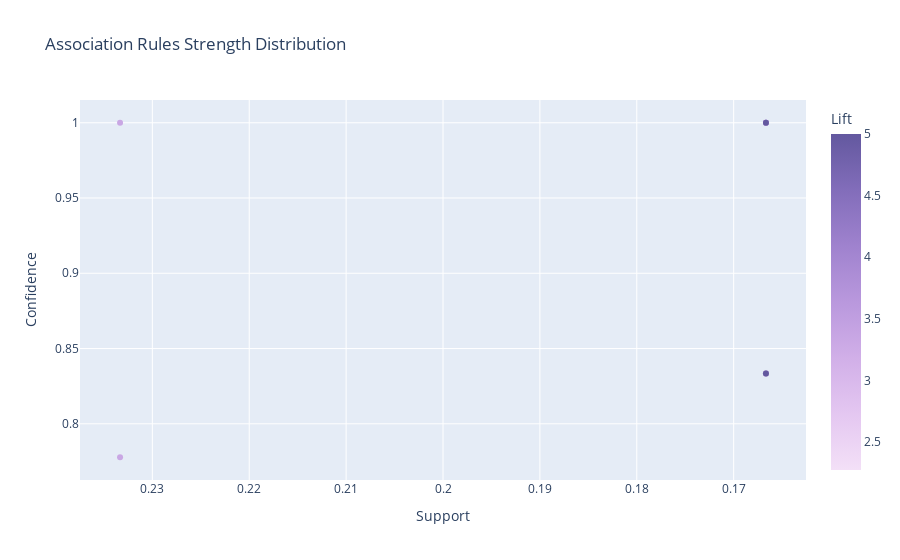
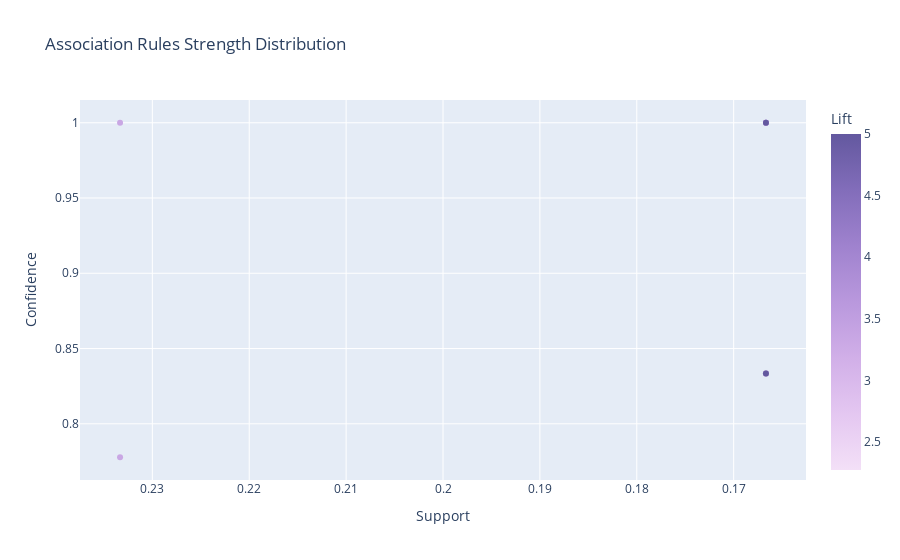

The notebook cell these images were saved under, in order:
### Markdown cell above
## Визуализация правил

### Code cell
from PyARMViz import PyARMViz
# PyARMViz.metadata_scatter_plot(test_rules_e)
# rules = map(lambda x: PyARMViz.Rule(x.lhs, x.rhs), test_rules_e)
rules = test_rules_e
PyARMViz.metadata_scatter_plot(rules)

### Figure 1 — Plotly figure (JSON) as saved in the notebook; plotly's stock layout.template omitted (floating-point values rounded to 4 significant figures)
{"data": [{"marker": {"color": [2.273, 3.333, 3.333, 5, 5, 3.333, 2.778, 3.333, 5, 5], "colorbar": {"title": {"text": "Lift"}}, "colorscale": [[0, "rgb(243, 224, 247)"], [0.1667, "rgb(228, 199, 241)"], [0.3333, "rgb(209, 175, 232)"], [0.5, "rgb(185, 152, 221)"], [0.6667, "rgb(159, 130, 206)"], [0.8333, "rgb(130, 109, 186)"], [1, "rgb(99, 88, 159)"]]}, "mode": "markers", "text": ["('Соус',) => ('Мясо',), Lift: 2.2727272727272725", "('Масло',) => ('Картофель',), Lift: 3.333333333333333", "('Картофель',) => ('Масло',), Lift: 3.333333333333333", "('Яйца',) => ('Бекон',), Lift: 5.0", "('Бекон',) => ('Яйца',), Lift: 5.0", "('Лапша',) => ('Кетчуп',), Lift: 3.333333333333333", "('Майонез',) => ('Кетчуп',), Lift: 2.7777777777777777", "('Пельмени',) => ('Кетчуп',), Lift: 3.333333333333333", "('Пельмени',) => ('Майонез',), Lift: 5.0", "('Майонез',) => ('Пельмени',), Lift: 5.0"], "type": "scatter", "x": [0.1667, 0.2333, 0.2333, 0.1667, 0.1667, 0.1667, 0.1667, 0.1667, 0.1667, 0.1667], "y": [0.8333, 0.7778, 1, 0.8333, 1, 1, 0.8333, 1, 1, 0.8333]}], "layout": {"title": {"text": "Association Rules Strength Distribution"}, "xaxis": {"autorange": "reversed", "title": {"text": "Support"}}, "yaxis": {"title": {"text": "Confidence"}}}}

### Figure 2 — Plotly figure (JSON) as saved in the notebook; plotly's stock layout.template omitted (floating-point values rounded to 4 significant figures)
{"data": [{"marker": {"color": [2.273, 3.333, 3.333, 5, 5, 3.333, 2.778, 3.333, 5, 5], "colorbar": {"title": {"text": "Lift"}}, "colorscale": [[0, "rgb(243, 224, 247)"], [0.1667, "rgb(228, 199, 241)"], [0.3333, "rgb(209, 175, 232)"], [0.5, "rgb(185, 152, 221)"], [0.6667, "rgb(159, 130, 206)"], [0.8333, "rgb(130, 109, 186)"], [1, "rgb(99, 88, 159)"]]}, "mode": "markers", "text": ["('Соус',) => ('Мясо',), Lift: 2.2727272727272725", "('Масло',) => ('Картофель',), Lift: 3.333333333333333", "('Картофель',) => ('Масло',), Lift: 3.333333333333333", "('Яйца',) => ('Бекон',), Lift: 5.0", "('Бекон',) => ('Яйца',), Lift: 5.0", "('Лапша',) => ('Кетчуп',), Lift: 3.333333333333333", "('Майонез',) => ('Кетчуп',), Lift: 2.7777777777777777", "('Пельмени',) => ('Кетчуп',), Lift: 3.333333333333333", "('Пельмени',) => ('Майонез',), Lift: 5.0", "('Майонез',) => ('Пельмени',), Lift: 5.0"], "type": "scatter", "x": [0.1667, 0.2333, 0.2333, 0.1667, 0.1667, 0.1667, 0.1667, 0.1667, 0.1667, 0.1667], "y": [0.8333, 0.7778, 1, 0.8333, 1, 1, 0.8333, 1, 1, 0.8333]}], "layout": {"title": {"text": "Association Rules Strength Distribution"}, "xaxis": {"autorange": "reversed", "title": {"text": "Support"}}, "yaxis": {"title": {"text": "Confidence"}}}}
